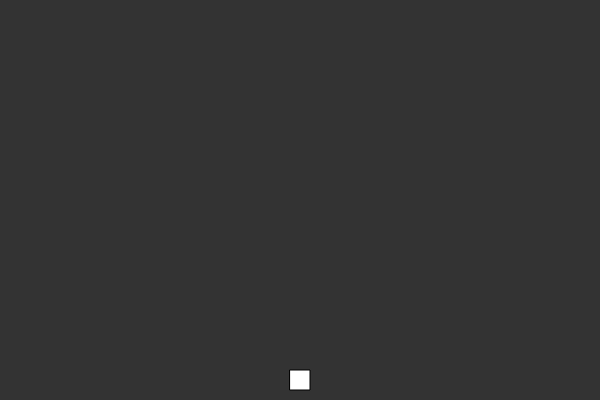
Frame 1 (no input)
Frame 60 (no input): identical to frame 1, image omitted
Frame 120 (the mouse pressed at the canvas centre since frame 60): identical to frame 1, image omitted

The p5.js sketch that drew this single still picture (run headless with seeded random() and noise() and a simulated clock; from frame 60 on, the mouse is pressed at the canvas centre):

// p5.js sketch
// ── sketch.js
var ship;

function setup() {
  createCanvas(600, 400); 
  ship = new Ship();
    
}

function draw() {
  background(51);
  ship.show();
}
function keyPressed() {
  if (keyCode === RIGHT_ARROW) {
    ship.move(5);
  } else if (keyCode === LEFT_ARROW) {
    ship.move(-5);
  }
}
// ── Ship.js
function Ship() {
    this.x = width/2; // will place the ship in the centre of the canvas

    this.show =function() {
        fill(255)
        rectMode(CENTER);
        rect(this.x, height-20, 20, 20);
    }

    this.move = function(dir) {
        this.x += dir;

    }
    
}



/*
class Ship {

    constructor(){
        this.x = width/2; // will place the ship in the centre of the canvas
    }
    
    show(){


        rect(this.x, height-20, 20, 20);
    }

}
*/
// ── aliens.js
class Alien {
    constructor(x, y, w, h, imgA, imgB, pts) {
      this.x = x;
      this.y = y;
      this.alienWidth = w;
      this.alienHeight = h;
      this.alive = true;
      this.imageA = imgA;
      this.imageB = imgB;
      this.currentImage = 'A';
      this.points = pts;
      this.explosionTimer = 3;
    }
  
    draw() {
      if (this.alive) { // only draws alien if it is alive
        if (this.currentImage === 'A') {
          image(this.imageA, this.x, this.y, this.alienWidth, this.alienHeight);
        }
        if (this.currentImage === 'B') {
          image(this.imageB, this.x, this.y, this.alienWidth, this.alienHeight);
        }
      }
      if(!this.alive){
        if(this.explosionTimer > 0){
          this.die();
          this.explosionTimer -= 1;
        }
      }
    }
  
    moveHorizontal() {
      if (alienDirection === 'left') {
        this.x -= 5
      }
      if (alienDirection === 'right') {
        this.x += 5
      }
      if (this.currentImage === 'A') {
        this.currentImage = 'B'
      } else if (this.currentImage === 'B') {
        this.currentImage = 'A'
      }
    }
  
    moveVertical() {
      this.y += 10;
    }
  
    // draws exposding alien ship animation
    die() {
      push();
      translate(this.x, this.y);
      noFill();
      stroke(255);
      strokeWeight(2);
      for(let i = 0; i < 10; i++){
        line(floor(random(2,8)), 0, floor(random(10,15)), 0);
        rotate(random(0,((4 * PI) / 10)));
      }
      pop();
    }
    
  }
